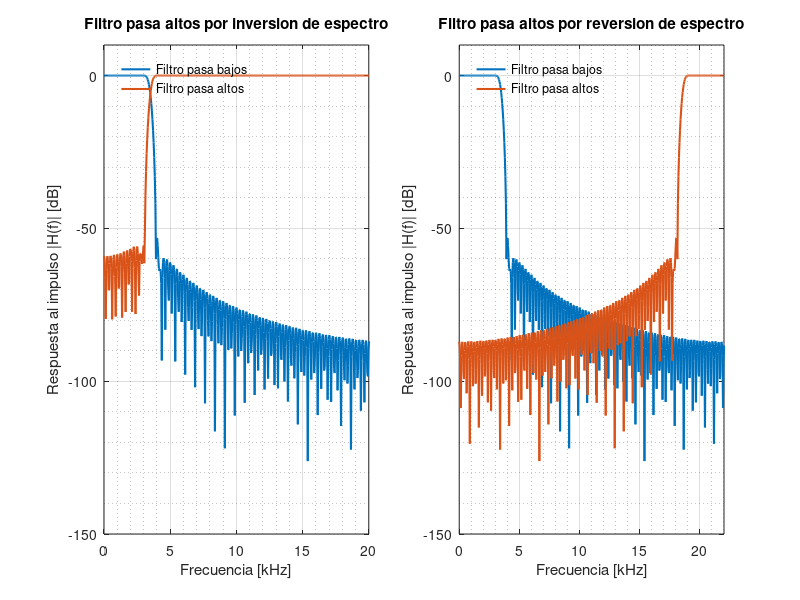
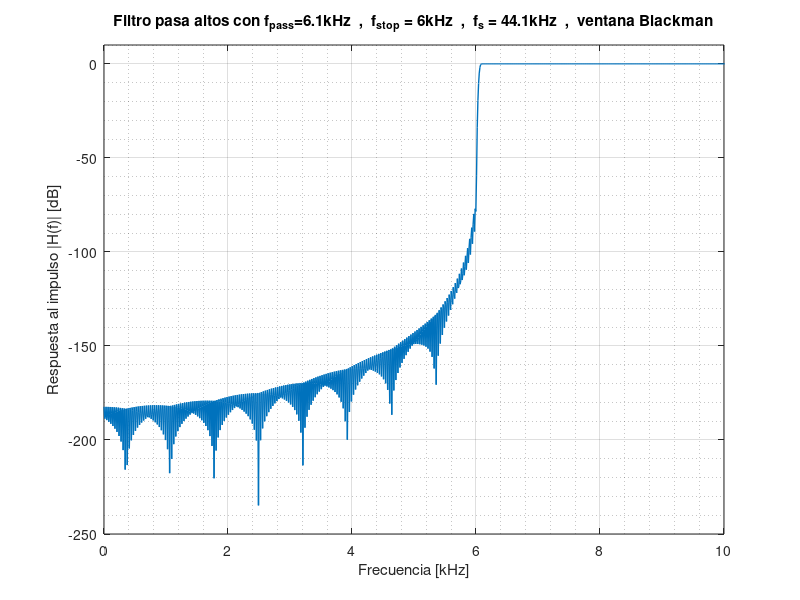

Write the MATLAB code that produced these figures, in order.
% <------- Guia 4 - Ejercicio 3 ----------->

clc; % borra la consola
clear all; % borra todas las variables
close all; % cierra las ventanas de imagen
pkg load control; % paquete con 'mag2db'
pkg load signal; % ventanas


%%%%%%%%%%%   ______________________________________
% punto 1 %  | pasa altos por inversion de espectro |
%%%%%%%%%%%   """"""""""""""""""""""""""""""""""""""

% filtro de ejercicio 2.2
fs = 44100; % [Hz] frecuencia de muestreo
fpass_hz = 3000; % [Hz] ^\__banda e transicion
fstop_hz = 4000; % [Hz] _/
fpass = 2 * fpass_hz / fs; %'^\_se convierte a frecuencias digitales
fstop = 2 * fstop_hz / fs; % _/
ft = (fstop + fpass) / 2; % frecuencia de corte ideal
B = fstop - fpass; % ancho de banda de transicion
M = ceil(8/B); % cantidad de taps para ventana hamming -> Ancho de lobulo principal = 8/M
M = 2*floor(M/2)+1; % convierte M al impar mayor o igual. floor(x) redondea al entero <= x
% asegura una cantidad impar de coeficientes para que el retardo D resulte en un número entero 
n = (0 : (M-1)); % elementos del vector h_sinc
h_sinc = ft * sinc (ft * (n - ((M-1)/2))); % funcion sinc del filtro pasa bajos
h_pb = h_sinc .* (hamming (M))'; % enventanado - se multiplica elemento a elemento
H_pb = fft(h_pb,1000);  % calcula la FFT con 1000 puntos de frecuencia, completa con ceros
Hdb_pb = mag2db( abs( H_pb(1:500) ) ); % convierte a dB el valor absoluto de las muestras de f positiva
frec = (0 : fs/1000 : ((fs/2)-(fs/1000)) ) / 1000; % vector con los valores de frecuencia en kHZ
% ^ ^
% | |  me parece que es de 0 a 999

d = zeros(1,M); % vector para retardo
d ((M+1) / 2) = 1; % El retardo es un impulso desplazado ( un unico 1 en el centro del vector) pasa todo
h_pa = d - h_pb; % el filtro pasa alto es el retardo menos el pasa bajos 
H_pa = fft(h_pa,1000);  % calcula la FFT con 1000 puntos de frecuencia, completa con ceros
Hdb_pa = mag2db( abs( H_pa(1:500) ) ); % convierte a dB el valor absoluto de las muestras de f positiva

figure(1, 'name','Guia 4 ejercicio 3.1 y 3.2','Units','normalized','Position',[0 0 1 1]); % pantalla completa
subplot(1,2,1);  % subplot (filas, columnas, indice)
plot (frec, Hdb_pb, 'linewidth', 1.5); % grafica la respuesta en frecuencia
hold on;
plot (frec, Hdb_pa, 'linewidth', 1.5); % grafica la respuesta en frecuencia
axis([0 20 -150 10]); % limites de los ejes
grid on;
grid minor on;
xlabel ('Frecuencia [kHz]'); % etiqueta eje X
ylabel ('Respuesta al impulso |H(f)| [dB]');  % etiqueta eje y
title ('Filtro pasa altos por inversion de espectro'); % titulo
legend({'Filtro pasa bajos', 'Filtro pasa altos'}, 'location', 'northwest');
legend('boxoff')

%%%%%%%%%%%   ______________________________________
% punto 2 %  | pasa altos por reversion de espectro |
%%%%%%%%%%%   """"""""""""""""""""""""""""""""""""""

h_pa_r = h_pb; % copia el filtro pasa bajos
h_pa_r(1:2:end) = h_pa_r(1:2:end) * -1; % multiplica por -1 los elementos impares
H_pa_r = fft(h_pa_r,1000);  % calcula la FFT con 1000 puntos de frecuencia, completa con ceros
Hdb_pa_r = mag2db( abs( H_pa_r(1:500) ) ); % convierte a dB el valor absoluto de las muestras de f positiva

subplot(1,2,2);  % subplot (filas, columnas, indice)
plot (frec, Hdb_pb, 'linewidth', 1.5); % grafica la respuesta en frecuencia
hold on;
plot (frec, Hdb_pa_r, 'linewidth', 1.5); % grafica la respuesta en frecuencia
axis([0 22 -150 10]); % limites de los ejes
grid on;
grid minor on;
xlabel ('Frecuencia [kHz]'); % etiqueta eje X
ylabel ('Respuesta al impulso |H(f)| [dB]');  % etiqueta eje y
title ('Filtro pasa altos por reversion de espectro'); % titulo
legend({'Filtro pasa bajos', 'Filtro pasa altos'}, 'location', 'northwest');
legend('boxoff')
 
%%%%%%%%%%%   _____________________________
% punto 3 %  | diseño de filtro pasa altos |
%%%%%%%%%%%   """""""""""""""""""""""""""""

clear all; % borra todas las variables

% especificaciones:
fs = 44100; % [Hz] frecuencia de muestreo
fpass_hz = 6000; % [Hz] ^\__banda e transicion 
fstop_hz = 6100; % [Hz] _/  fpass del pb = fstop del pa, y viceversa 
% Rp = 0.1; % [dB] (max) mag2db(db2mag(0.1)-1) -> ans = -38.726 [dB]
% Sba = 80; % [dB] (min) - 80 [dB] es la condicion mas exigente
% se permite ripple en la banda de transicion ??????

% se elige la ventana blackman - Amplitud del pico mayor: -74 dB (insuficiente)
% diseño con inversion de espectro, copia el procedimieno del punto 1 
% ¡¡¡¡¡ con otra ventana !!!!!

n_fft = 4000; % muestras para el fft
pn_fft = n_fft/2; % muestras para el fft

fpass = 2 * fpass_hz / fs; %'^\_se convierte a frecuencias digitales
fstop = 2 * fstop_hz / fs; % _/
ft = (fstop + fpass) / 2; % frecuencia de corte ideal
B = fstop - fpass; % ancho de banda de transicion
M = ceil(12/B); % cantidad de taps para ventana blackman -> Ancho de lobulo principal = 12/M
M = 2*floor(M/2)+1; % convierte M al impar mayor o igual. floor(x) redondea al entero <= x
% asegura una cantidad impar de coeficientes para que el retardo D resulte en un número entero 
n = (0 : (M-1)); % elementos del vector h_sinc
h_sinc = ft * sinc (ft * (n - ((M-1)/2))); % funcion sinc del filtro pasa bajos
h_pb = h_sinc .* (blackman (M))'; % enventanado - se multiplica elemento a elemento
%H_pb = fft(h_pb,n_fft);  % calcula la FFT con n_fft puntos de frecuencia, completa con ceros
%Hdb_pb = mag2db( abs( H_pb(1:pn_fft) ) ); % convierte a dB el valor absoluto de las muestras de f positiva
frec = (0 : fs/n_fft : ((fs/2)-(fs/n_fft)) ) / 1000; % vector con los valores de frecuencia en kHZ
% ^ ^
% | |  me parece que es de 0 a n_fft-1

d = zeros(1,M); % vector para retardo
d ((M+1) / 2) = 1; % El retardo es un impulso desplazado ( un unico 1 en el centro del vector) pasa todo
h_pa = d - h_pb; % el filtro pasa alto es el retardo menos el pasa bajos 
H_pa = fft(h_pa,n_fft);  % calcula la FFT con n_fft puntos de frecuencia, completa con ceros
Hdb_pa = mag2db( abs( H_pa(1:pn_fft) ) ); % convierte a dB el valor absoluto de las muestras de f positiva

figure(2, 'name','Guia 4 ejercicio 3.3','Units','normalized','Position',[0 0 .5 1]); % mitad de pantalla
plot (frec, Hdb_pa, 'linewidth', 1); % grafica la respuesta en frecuencia
axis([0 10 -250 10]); % limites de los ejes
grid on;
grid minor on;
xlabel ('Frecuencia [kHz]'); % etiqueta eje X
ylabel ('Respuesta al impulso |H(f)| [dB]');  % etiqueta eje y
title ('Filtro pasa altos con f_{pass}=6.1kHz  ,  f_{stop} = 6kHz  ,  f_s = 44.1kHz  ,  ventana Blackman'); % titulo